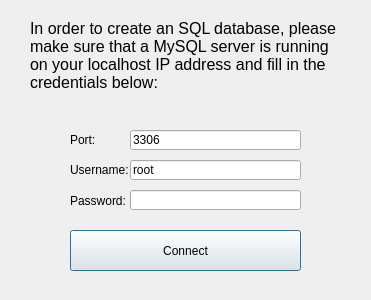
<?xml version="1.0" encoding="UTF-8"?>
<ui version="4.0">
 <class>Dialog</class>
 <widget class="QDialog" name="Dialog">
  <property name="geometry">
   <rect>
    <x>0</x>
    <y>0</y>
    <width>371</width>
    <height>300</height>
   </rect>
  </property>
  <property name="windowTitle">
   <string>Dialog</string>
  </property>
  <widget class="QLabel" name="label">
   <property name="geometry">
    <rect>
     <x>30</x>
     <y>20</y>
     <width>311</width>
     <height>71</height>
    </rect>
   </property>
   <property name="font">
    <font>
     <pointsize>12</pointsize>
    </font>
   </property>
   <property name="text">
    <string>In order to create an SQL database, please make sure that a MySQL server is running on your localhost IP address and fill in the credentials below:</string>
   </property>
   <property name="wordWrap">
    <bool>true</bool>
   </property>
  </widget>
  <widget class="QLineEdit" name="edt_user">
   <property name="geometry">
    <rect>
     <x>130</x>
     <y>160</y>
     <width>171</width>
     <height>20</height>
    </rect>
   </property>
   <property name="text">
    <string>root</string>
   </property>
  </widget>
  <widget class="QLineEdit" name="edt_pw">
   <property name="geometry">
    <rect>
     <x>130</x>
     <y>190</y>
     <width>171</width>
     <height>20</height>
    </rect>
   </property>
   <property name="text">
    <string/>
   </property>
   <property name="frame">
    <bool>true</bool>
   </property>
   <property name="echoMode">
    <enum>QLineEdit::Password</enum>
   </property>
  </widget>
  <widget class="QLineEdit" name="edt_port">
   <property name="geometry">
    <rect>
     <x>130</x>
     <y>130</y>
     <width>171</width>
     <height>20</height>
    </rect>
   </property>
   <property name="text">
    <string>3306</string>
   </property>
  </widget>
  <widget class="QLabel" name="label_2">
   <property name="geometry">
    <rect>
     <x>70</x>
     <y>130</y>
     <width>61</width>
     <height>20</height>
    </rect>
   </property>
   <property name="text">
    <string>Port:</string>
   </property>
  </widget>
  <widget class="QLabel" name="label_3">
   <property name="geometry">
    <rect>
     <x>70</x>
     <y>160</y>
     <width>61</width>
     <height>20</height>
    </rect>
   </property>
   <property name="text">
    <string>Username:</string>
   </property>
  </widget>
  <widget class="QLabel" name="label_4">
   <property name="geometry">
    <rect>
     <x>70</x>
     <y>190</y>
     <width>61</width>
     <height>21</height>
    </rect>
   </property>
   <property name="text">
    <string>Password:</string>
   </property>
  </widget>
  <widget class="QPushButton" name="btn_connect">
   <property name="geometry">
    <rect>
     <x>70</x>
     <y>230</y>
     <width>231</width>
     <height>41</height>
    </rect>
   </property>
   <property name="text">
    <string>Connect</string>
   </property>
  </widget>
 </widget>
 <resources/>
 <connections/>
</ui>
